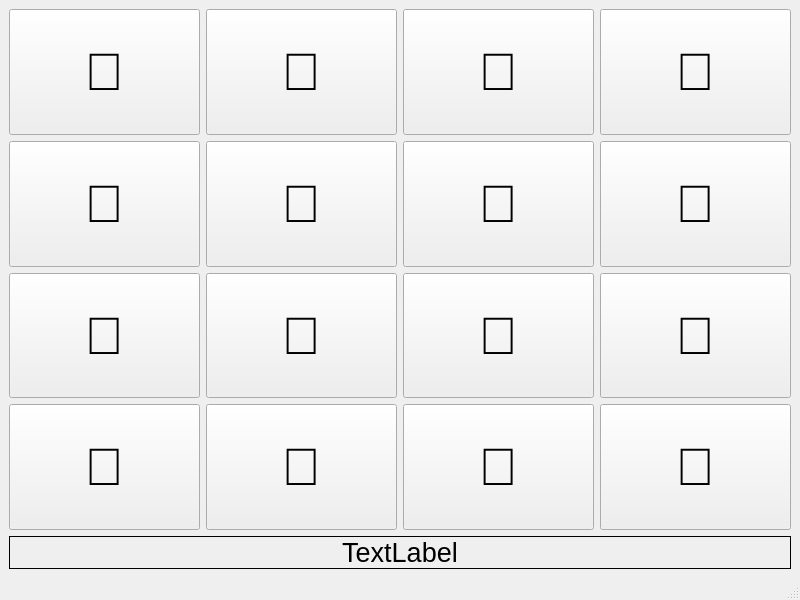
<?xml version="1.0" encoding="UTF-8"?>
<ui version="4.0">
 <class>MainWindow</class>
 <widget class="QMainWindow" name="MainWindow">
  <property name="geometry">
   <rect>
    <x>0</x>
    <y>0</y>
    <width>800</width>
    <height>600</height>
   </rect>
  </property>
  <property name="windowTitle">
   <string>MainWindow</string>
  </property>
  <widget class="QWidget" name="centralwidget">
   <layout class="QGridLayout" name="gridLayout_2">
    <item row="0" column="0">
     <layout class="QGridLayout" name="gridLayout">
      <item row="2" column="0">
       <widget class="QPushButton" name="pushButton">
        <property name="sizePolicy">
         <sizepolicy hsizetype="Expanding" vsizetype="Expanding">
          <horstretch>0</horstretch>
          <verstretch>0</verstretch>
         </sizepolicy>
        </property>
        <property name="font">
         <font>
          <pointsize>40</pointsize>
         </font>
        </property>
        <property name="text">
         <string>🤯</string>
        </property>
       </widget>
      </item>
      <item row="1" column="3">
       <widget class="QPushButton" name="pushButton">
        <property name="sizePolicy">
         <sizepolicy hsizetype="Expanding" vsizetype="Expanding">
          <horstretch>0</horstretch>
          <verstretch>0</verstretch>
         </sizepolicy>
        </property>
        <property name="font">
         <font>
          <pointsize>40</pointsize>
         </font>
        </property>
        <property name="text">
         <string>🤯</string>
        </property>
       </widget>
      </item>
      <item row="3" column="2">
       <widget class="QPushButton" name="pushButton">
        <property name="sizePolicy">
         <sizepolicy hsizetype="Expanding" vsizetype="Expanding">
          <horstretch>0</horstretch>
          <verstretch>0</verstretch>
         </sizepolicy>
        </property>
        <property name="font">
         <font>
          <pointsize>40</pointsize>
         </font>
        </property>
        <property name="text">
         <string>🤯</string>
        </property>
       </widget>
      </item>
      <item row="3" column="1">
       <widget class="QPushButton" name="pushButton">
        <property name="sizePolicy">
         <sizepolicy hsizetype="Expanding" vsizetype="Expanding">
          <horstretch>0</horstretch>
          <verstretch>0</verstretch>
         </sizepolicy>
        </property>
        <property name="font">
         <font>
          <pointsize>40</pointsize>
         </font>
        </property>
        <property name="text">
         <string>🤯</string>
        </property>
       </widget>
      </item>
      <item row="3" column="0">
       <widget class="QPushButton" name="pushButton">
        <property name="sizePolicy">
         <sizepolicy hsizetype="Expanding" vsizetype="Expanding">
          <horstretch>0</horstretch>
          <verstretch>0</verstretch>
         </sizepolicy>
        </property>
        <property name="font">
         <font>
          <pointsize>40</pointsize>
         </font>
        </property>
        <property name="text">
         <string>🤯</string>
        </property>
       </widget>
      </item>
      <item row="0" column="2">
       <widget class="QPushButton" name="pushButton">
        <property name="sizePolicy">
         <sizepolicy hsizetype="Expanding" vsizetype="Expanding">
          <horstretch>0</horstretch>
          <verstretch>0</verstretch>
         </sizepolicy>
        </property>
        <property name="font">
         <font>
          <pointsize>40</pointsize>
         </font>
        </property>
        <property name="text">
         <string>🤯</string>
        </property>
       </widget>
      </item>
      <item row="1" column="0">
       <widget class="QPushButton" name="pushButton">
        <property name="sizePolicy">
         <sizepolicy hsizetype="Expanding" vsizetype="Expanding">
          <horstretch>0</horstretch>
          <verstretch>0</verstretch>
         </sizepolicy>
        </property>
        <property name="font">
         <font>
          <pointsize>40</pointsize>
         </font>
        </property>
        <property name="text">
         <string>🤯</string>
        </property>
       </widget>
      </item>
      <item row="1" column="2">
       <widget class="QPushButton" name="pushButton">
        <property name="sizePolicy">
         <sizepolicy hsizetype="Expanding" vsizetype="Expanding">
          <horstretch>0</horstretch>
          <verstretch>0</verstretch>
         </sizepolicy>
        </property>
        <property name="font">
         <font>
          <pointsize>40</pointsize>
         </font>
        </property>
        <property name="text">
         <string>🤯</string>
        </property>
       </widget>
      </item>
      <item row="0" column="3">
       <widget class="QPushButton" name="pushButton">
        <property name="sizePolicy">
         <sizepolicy hsizetype="Expanding" vsizetype="Expanding">
          <horstretch>0</horstretch>
          <verstretch>0</verstretch>
         </sizepolicy>
        </property>
        <property name="font">
         <font>
          <pointsize>40</pointsize>
         </font>
        </property>
        <property name="text">
         <string>🤯</string>
        </property>
       </widget>
      </item>
      <item row="2" column="1">
       <widget class="QPushButton" name="pushButton">
        <property name="sizePolicy">
         <sizepolicy hsizetype="Expanding" vsizetype="Expanding">
          <horstretch>0</horstretch>
          <verstretch>0</verstretch>
         </sizepolicy>
        </property>
        <property name="font">
         <font>
          <pointsize>40</pointsize>
         </font>
        </property>
        <property name="text">
         <string>🤯</string>
        </property>
       </widget>
      </item>
      <item row="2" column="3">
       <widget class="QPushButton" name="pushButton">
        <property name="sizePolicy">
         <sizepolicy hsizetype="Expanding" vsizetype="Expanding">
          <horstretch>0</horstretch>
          <verstretch>0</verstretch>
         </sizepolicy>
        </property>
        <property name="font">
         <font>
          <pointsize>40</pointsize>
         </font>
        </property>
        <property name="text">
         <string>🤯</string>
        </property>
       </widget>
      </item>
      <item row="1" column="1">
       <widget class="QPushButton" name="pushButton">
        <property name="sizePolicy">
         <sizepolicy hsizetype="Expanding" vsizetype="Expanding">
          <horstretch>0</horstretch>
          <verstretch>0</verstretch>
         </sizepolicy>
        </property>
        <property name="font">
         <font>
          <pointsize>40</pointsize>
         </font>
        </property>
        <property name="text">
         <string>🤯</string>
        </property>
       </widget>
      </item>
      <item row="0" column="1">
       <widget class="QPushButton" name="pushButton">
        <property name="sizePolicy">
         <sizepolicy hsizetype="Expanding" vsizetype="Expanding">
          <horstretch>0</horstretch>
          <verstretch>0</verstretch>
         </sizepolicy>
        </property>
        <property name="font">
         <font>
          <pointsize>40</pointsize>
         </font>
        </property>
        <property name="text">
         <string>🤯</string>
        </property>
       </widget>
      </item>
      <item row="3" column="3">
       <widget class="QPushButton" name="pushButton">
        <property name="sizePolicy">
         <sizepolicy hsizetype="Expanding" vsizetype="Expanding">
          <horstretch>0</horstretch>
          <verstretch>0</verstretch>
         </sizepolicy>
        </property>
        <property name="font">
         <font>
          <pointsize>40</pointsize>
         </font>
        </property>
        <property name="text">
         <string>🤯</string>
        </property>
       </widget>
      </item>
      <item row="2" column="2">
       <widget class="QPushButton" name="pushButton">
        <property name="sizePolicy">
         <sizepolicy hsizetype="Expanding" vsizetype="Expanding">
          <horstretch>0</horstretch>
          <verstretch>0</verstretch>
         </sizepolicy>
        </property>
        <property name="font">
         <font>
          <pointsize>40</pointsize>
         </font>
        </property>
        <property name="text">
         <string>🤯</string>
        </property>
       </widget>
      </item>
      <item row="0" column="0">
       <widget class="QPushButton" name="pushButton">
        <property name="sizePolicy">
         <sizepolicy hsizetype="Expanding" vsizetype="Expanding">
          <horstretch>0</horstretch>
          <verstretch>0</verstretch>
         </sizepolicy>
        </property>
        <property name="font">
         <font>
          <pointsize>40</pointsize>
         </font>
        </property>
        <property name="text">
         <string>🤯</string>
        </property>
       </widget>
      </item>
      <item row="4" column="0" colspan="4">
       <widget class="my_qlabel" name="label">
        <property name="font">
         <font>
          <pointsize>20</pointsize>
         </font>
        </property>
        <property name="mouseTracking">
         <bool>true</bool>
        </property>
        <property name="tabletTracking">
         <bool>true</bool>
        </property>
        <property name="frameShape">
         <enum>QFrame::Box</enum>
        </property>
        <property name="frameShadow">
         <enum>QFrame::Plain</enum>
        </property>
        <property name="text">
         <string>TextLabel</string>
        </property>
        <property name="alignment">
         <set>Qt::AlignCenter</set>
        </property>
       </widget>
      </item>
     </layout>
    </item>
   </layout>
  </widget>
  <widget class="QMenuBar" name="menubar">
   <property name="geometry">
    <rect>
     <x>0</x>
     <y>0</y>
     <width>800</width>
     <height>25</height>
    </rect>
   </property>
  </widget>
  <widget class="QStatusBar" name="statusbar"/>
 </widget>
 <customwidgets>
  <customwidget>
   <class>my_qlabel</class>
   <extends>QLabel</extends>
   <header location="global">my_qlabel.h</header>
  </customwidget>
 </customwidgets>
 <resources/>
 <connections/>
</ui>
